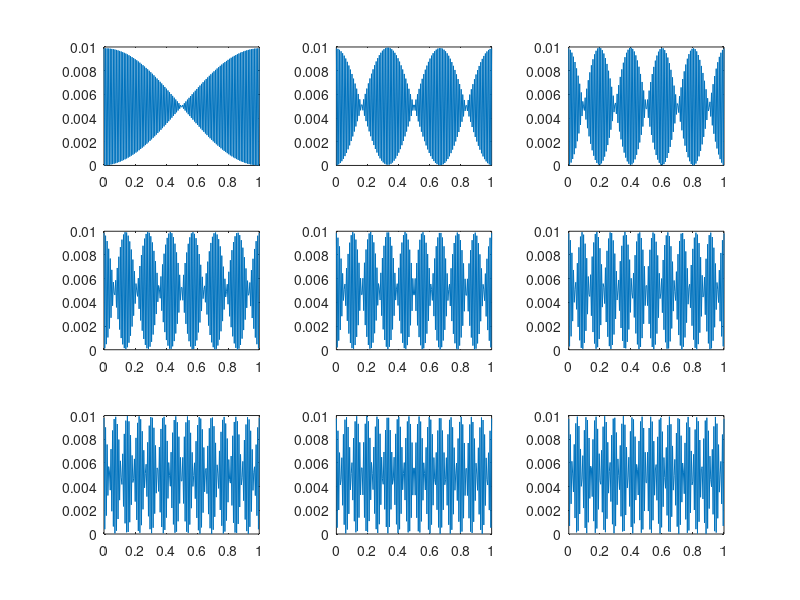

The MATLAB source for this figure:
clear all
F = 1; 
rho_eff = 0.5;
dz=0.05;
R=1/dz^2;
n=200;
 
V_eff=zeros(1,n);
a=zeros(1,n);
 
for j = 1:n
   integrand = @(q) besselj(0,q*rho_eff^4*F).*exp(-rho_eff^2*q.^2/4 - q*abs(j*dz));
   V_eff(j) = 2*integral(integrand,0,Inf); 
   a(j)=2*R+V_eff(j);
end
 
A=zeros(200,200);
 
for j=1:n
    A(j,j)=a(j);
    if j==200
        break;
    end
    A(j,j+1)=R;
    A(j+1,j)=-R;
end

m=abs(eig(A));
mm=m;

E=zeros(1,9);

for k=1:9
    E(1,k)=min(m);
    for s=1:200
        if m(s,1)==E(1,k)
            m(s,1)=Inf;
        end
    end
end

E

[M,N]=eig(A);

fai=zeros(200,9);
 
z=linspace(0,1,200);

for kkk=1:9
    for k=1:200
        if mm(k,1)==E(1,kkk);
            fai(:,kkk)=abs(M(:,k)).^2;
            break;
        end
    end
end

    subplot(3,3,1)
   plot(z,fai(:,1))
   
   subplot(3,3,2)
   plot(z,fai(:,2))
   
   subplot(3,3,3)
 plot(z,fai(:,3))
   
   subplot(3,3,4)
plot(z,fai(:,4))
   
   subplot(3,3,5)
  plot(z,fai(:,5))
   
   subplot(3,3,6)
plot(z,fai(:,6))
   
   subplot(3,3,7)
plot(z,fai(:,7))
   
   subplot(3,3,8)
plot(z,fai(:,8))
   
   subplot(3,3,9)
  plot(z,fai(:,9))